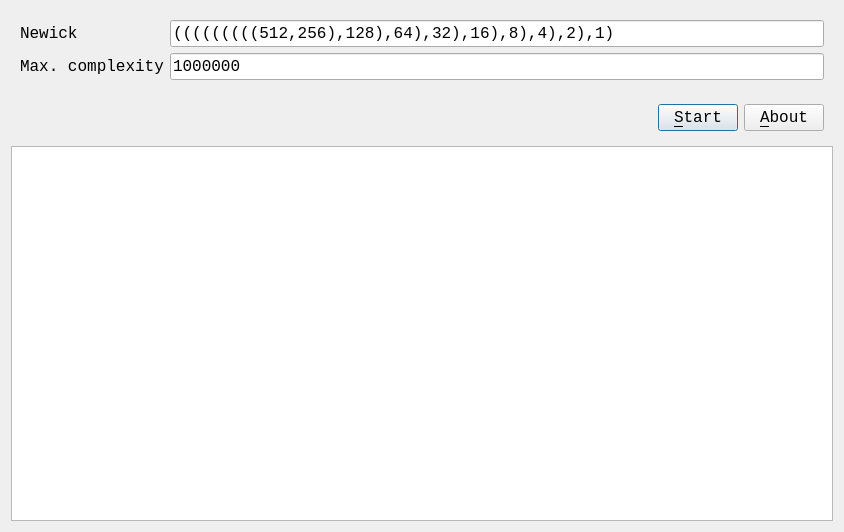
<?xml version="1.0" encoding="UTF-8"?>
<ui version="4.0">
 <class>DialogSimplifyNewick</class>
 <widget class="QDialog" name="DialogSimplifyNewick">
  <property name="geometry">
   <rect>
    <x>0</x>
    <y>0</y>
    <width>844</width>
    <height>532</height>
   </rect>
  </property>
  <property name="font">
   <font>
    <family>Courier New</family>
    <pointsize>12</pointsize>
   </font>
  </property>
  <property name="windowTitle">
   <string>SimplifyNewick (C) 2010 Richel Bilderbeek</string>
  </property>
  <property name="windowIcon">
   <iconset resource="resources.qrc">
    <normaloff>:/images/R.png</normaloff>:/images/R.png</iconset>
  </property>
  <layout class="QVBoxLayout" name="verticalLayout">
   <item>
    <widget class="QWidget" name="widget" native="true">
     <layout class="QGridLayout" name="gridLayout">
      <item row="0" column="0">
       <widget class="QLabel" name="label_newick">
        <property name="text">
         <string>Newick</string>
        </property>
       </widget>
      </item>
      <item row="0" column="1">
       <widget class="QLineEdit" name="edit_newick">
        <property name="text">
         <string>(((((((((512,256),128),64),32),16),8),4),2),1)</string>
        </property>
       </widget>
      </item>
      <item row="2" column="0">
       <widget class="QLabel" name="label_max_complexity">
        <property name="text">
         <string>Max. complexity</string>
        </property>
       </widget>
      </item>
      <item row="2" column="1">
       <widget class="QLineEdit" name="edit_max_complexity">
        <property name="text">
         <string>1000000</string>
        </property>
       </widget>
      </item>
     </layout>
    </widget>
   </item>
   <item>
    <widget class="QWidget" name="widget_2" native="true">
     <layout class="QHBoxLayout" name="horizontalLayout">
      <item>
       <spacer name="horizontalSpacer">
        <property name="orientation">
         <enum>Qt::Horizontal</enum>
        </property>
        <property name="sizeHint" stdset="0">
         <size>
          <width>582</width>
          <height>20</height>
         </size>
        </property>
       </spacer>
      </item>
      <item>
       <widget class="QPushButton" name="button_start">
        <property name="text">
         <string>&amp;Start</string>
        </property>
       </widget>
      </item>
      <item>
       <widget class="QPushButton" name="button_about">
        <property name="text">
         <string>&amp;About</string>
        </property>
       </widget>
      </item>
     </layout>
    </widget>
   </item>
   <item>
    <widget class="QPlainTextEdit" name="text_output"/>
   </item>
  </layout>
 </widget>
 <tabstops>
  <tabstop>button_start</tabstop>
  <tabstop>button_about</tabstop>
  <tabstop>text_output</tabstop>
  <tabstop>edit_newick</tabstop>
  <tabstop>edit_max_complexity</tabstop>
 </tabstops>
 <resources>
  <include location="resources.qrc"/>
 </resources>
 <connections/>
</ui>
